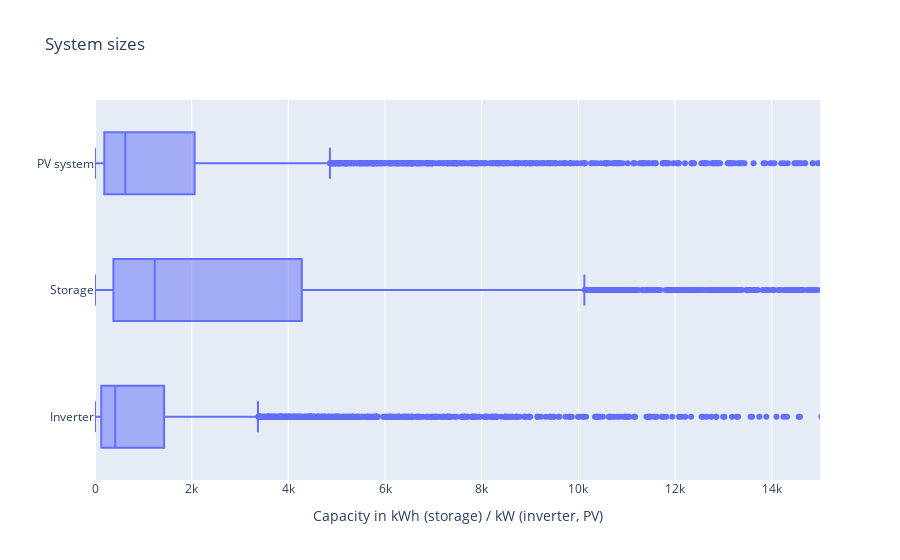

The notebook cell saved with this chart:
### Markdown cell above
## System sizes

### Code cell
storage_size = profiles_using_pv["storage_capacity_kwh"].copy()
storage_size.name = "Storage capacity"
print(storage_size.describe().drop("count").to_markdown())

print("")
inverter_size = profiles_using_pv["inverter_capacity_kw"].copy()
inverter_size.name = "Inverter capacity"
print(inverter_size.describe().drop("count").to_markdown())

print("")
solar_size = profiles_using_pv["solar_capacity_kwp"].copy()
solar_size.name = "PV system capacity"
print(solar_size.describe().drop("count").to_markdown())

system_size_fig_df = profiles_using_pv.copy()
system_size_fig_df = system_size_fig_df.rename(columns={
    "storage_capacity_kwh": "Storage",
    "inverter_capacity_kw": "Inverter",
    "solar_capacity_kwp": "PV system"})
system_size_fig = px.box(
    data_frame=system_size_fig_df,
    x=["Inverter", "Storage", "PV system"],
    title="System sizes")
system_size_fig.update_layout(xaxis_title="Capacity in kWh (storage) / kW (inverter, PV)", yaxis_title="")
system_size_fig.update_xaxes(range=[0, 15e3])
system_size_fig.show()

### Figure 1 — Plotly figure (JSON) as saved in the notebook; plotly's stock layout.template omitted (floating-point values rounded to 4 significant figures; data arrays with more than 128 entries replaced by an {"elided": "..."} marker saying what was removed)
{"data": [{"alignmentgroup": "True", "hovertemplate": "value=%{x}<br>variable=%{y}<extra></extra>", "legendgroup": "", "marker": {"color": "#636efa"}, "name": "", "notched": false, "offsetgroup": "", "orientation": "h", "showlegend": false, "type": "box", "x": {"elided": "16056 float values"}, "x0": " ", "xaxis": "x", "y": {"elided": "16056 str values"}, "y0": " ", "yaxis": "y"}], "layout": {"boxmode": "group", "legend": {"tracegroupgap": 0}, "title": {"text": "System sizes"}, "xaxis": {"anchor": "y", "domain": [0, 1], "range": [0, 15000], "title": {"text": "Capacity in kWh (storage) / kW (inverter, PV)"}}, "yaxis": {"anchor": "x", "domain": [0, 1], "title": {"text": ""}}}}
